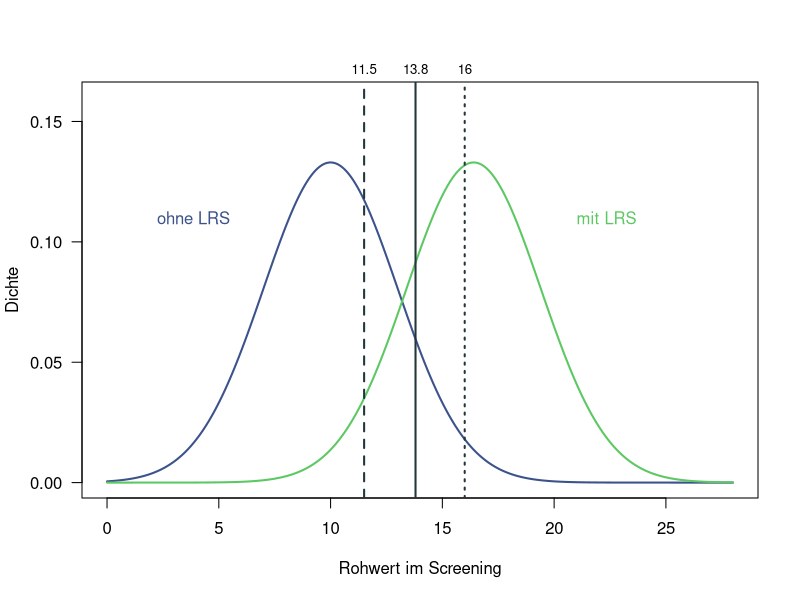
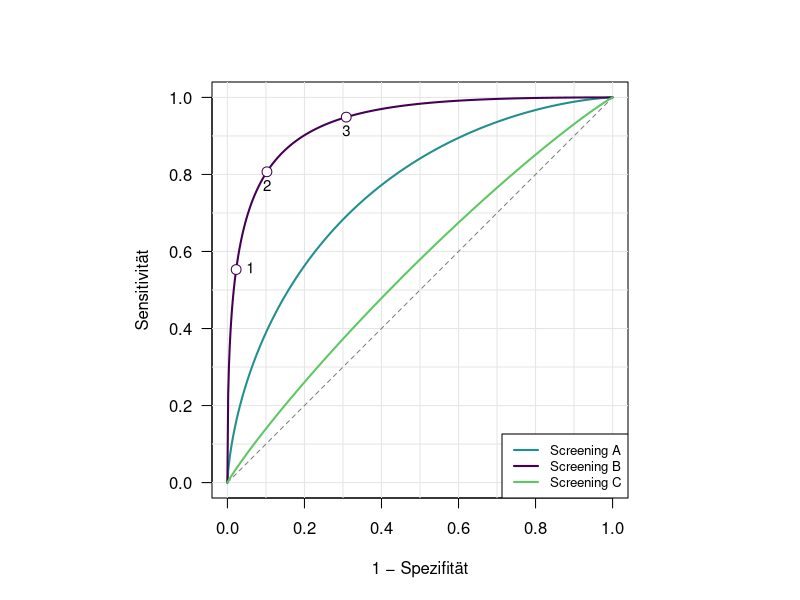
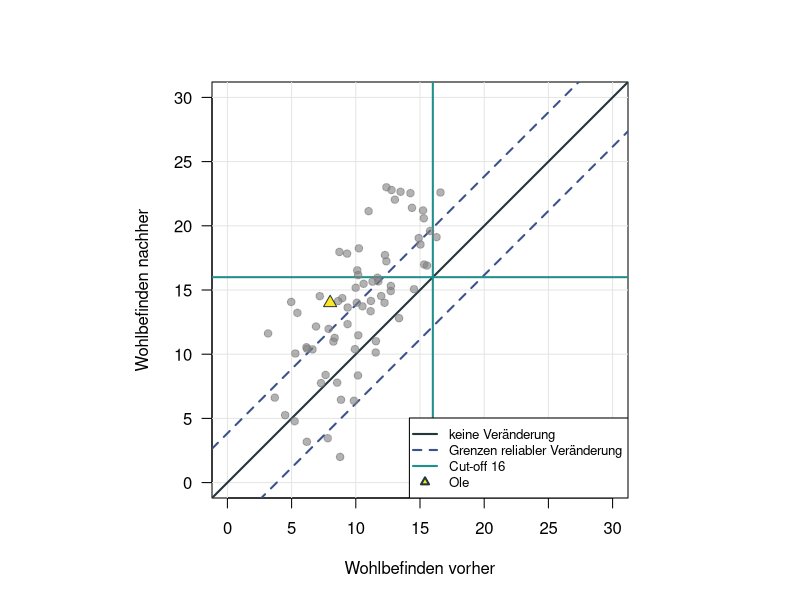

The R script that drew these images, in order:
## ---- chunk 1
#| label: setup
#| include: false
# plot labels contain umlauts, which need a UTF-8 locale; the shell that runs
# the render may start R in the C locale
invisible(Sys.setlocale("LC_CTYPE", "en_US.UTF-8"))
colors <- viridisLite::viridis(5)
## ---- chunk 2
#| label: screening-threshold
#| echo: false
#| fig-width: 6
#| fig-height: 3.5
#| fig-alt: "Zwei Verteilungen der Rohwerte im Screening, links für Kinder ohne LRS, rechts für Kinder mit LRS, mit drei möglichen Schwellenwerten bei 11.5, 13.8 und 16"
raw_score <- seq(0, 28, length.out = 561)
without_lrs <- dnorm(raw_score, mean = 10, sd = 3)
with_lrs <- dnorm(raw_score, mean = 16.4, sd = 3)
thresholds <- c(11.5, 13.8, 16)

plot(raw_score, without_lrs,
  type = "l", lwd = 2, col = colors[2], las = 1, ylim = c(0, 0.16),
  xlab = "Rohwert im Screening", ylab = "Dichte"
)
lines(raw_score, with_lrs, lwd = 2, col = colors[4])
abline(v = thresholds, lwd = 2, lty = c(2, 1, 3), col = "#23373b")
text(5.5, 0.11, "ohne LRS", col = colors[2], adj = 1)
text(21, 0.11, "mit LRS", col = colors[4], adj = 0)
mtext(c("11.5", "13.8", "16"), side = 3, at = thresholds, line = 0.2, cex = 0.8)
## ---- chunk 3
#| label: roc-curves
#| echo: false
#| fig-width: 5.5
#| fig-height: 5.5
#| fig-alt: "ROC-Kurven der Screenings A, B und C mit der Diagonalen; die Kurve von B verläuft am weitesten von der Diagonalen entfernt, die von C nahe an ihr; auf der Kurve von B sind die Punkte 1, 2 und 3 markiert"
false_positive_rate <- seq(0, 1, length.out = 501)
roc <- function(separation) pnorm(separation - qnorm(1 - false_positive_rate))
separation_b <- (16.4 - 10) / 3
thresholds <- c(16, 13.8, 11.5)
marked_fpr <- 1 - pnorm(thresholds, mean = 10, sd = 3)
marked_sensitivity <- 1 - pnorm(thresholds, mean = 16.4, sd = 3)

par(pty = "s")
plot(false_positive_rate, roc(separation_b),
  type = "n", las = 1, xlim = c(0, 1), ylim = c(0, 1),
  xlab = "1 − Spezifität", ylab = "Sensitivität"
)
abline(v = seq(0, 1, by = 0.1), h = seq(0, 1, by = 0.1), col = "grey90")
segments(0, 0, 1, 1, lty = 2, col = "grey50")
lines(false_positive_rate, roc(1), lwd = 2, col = colors[3])
lines(false_positive_rate, roc(separation_b), lwd = 2, col = colors[1])
lines(false_positive_rate, roc(0.2), lwd = 2, col = colors[4])
points(marked_fpr, marked_sensitivity, pch = 21, cex = 1.3, col = colors[1], bg = "white")
text(marked_fpr, marked_sensitivity, 1:3, pos = c(4, 1, 1), cex = 0.9)
legend("bottomright",
  legend = c("Screening A", "Screening B", "Screening C"),
  lwd = 2, col = colors[c(3, 1, 4)], bg = "white", cex = 0.8
)
## ---- chunk 4
#| label: reliable-change
#| echo: false
#| fig-width: 6
#| fig-height: 6
#| fig-alt: "Streudiagramm des Wohlbefindens von 70 Patient:innen vor (x-Achse) und nach (y-Achse) der Behandlung mit Diagonale, Grenzen reliabler Veränderung, Cut-off 16 auf beiden Achsen und Oles Wert bei 8 und 14 als gelbes Dreieck"
set.seed(21)
before <- pmin(pmax(rnorm(70, mean = 10, sd = 3), 2), 18)
after <- pmin(pmax(before + rnorm(70, mean = 4, sd = 4), 2), 30)
change_limit <- 1.96 * sqrt(2 * (4 * sqrt(1 - 0.88))^2)

plot(before, after,
  type = "n", las = 1, asp = 1, xlim = c(0, 30), ylim = c(0, 30),
  xlab = "Wohlbefinden vorher", ylab = "Wohlbefinden nachher"
)
abline(v = seq(0, 30, by = 5), h = seq(0, 30, by = 5), col = "grey90")
abline(0, 1, lwd = 2, col = "#23373b")
abline(change_limit, 1, lty = 2, lwd = 2, col = colors[2])
abline(-change_limit, 1, lty = 2, lwd = 2, col = colors[2])
abline(v = 16, h = 16, lwd = 2, col = colors[3])
points(before, after, pch = 19, col = adjustcolor("grey50", 0.6))
points(8, 14, pch = 24, cex = 1.3, col = "#23373b", bg = colors[5])
legend("bottomright",
  legend = c("keine Veränderung", "Grenzen reliabler Veränderung", "Cut-off 16", "Ole"),
  lty = c(1, 2, 1, NA), lwd = 2, pch = c(NA, NA, NA, 24),
  col = c("#23373b", colors[2], colors[3], "#23373b"), pt.bg = colors[5],
  bg = "white", cex = 0.8
)
